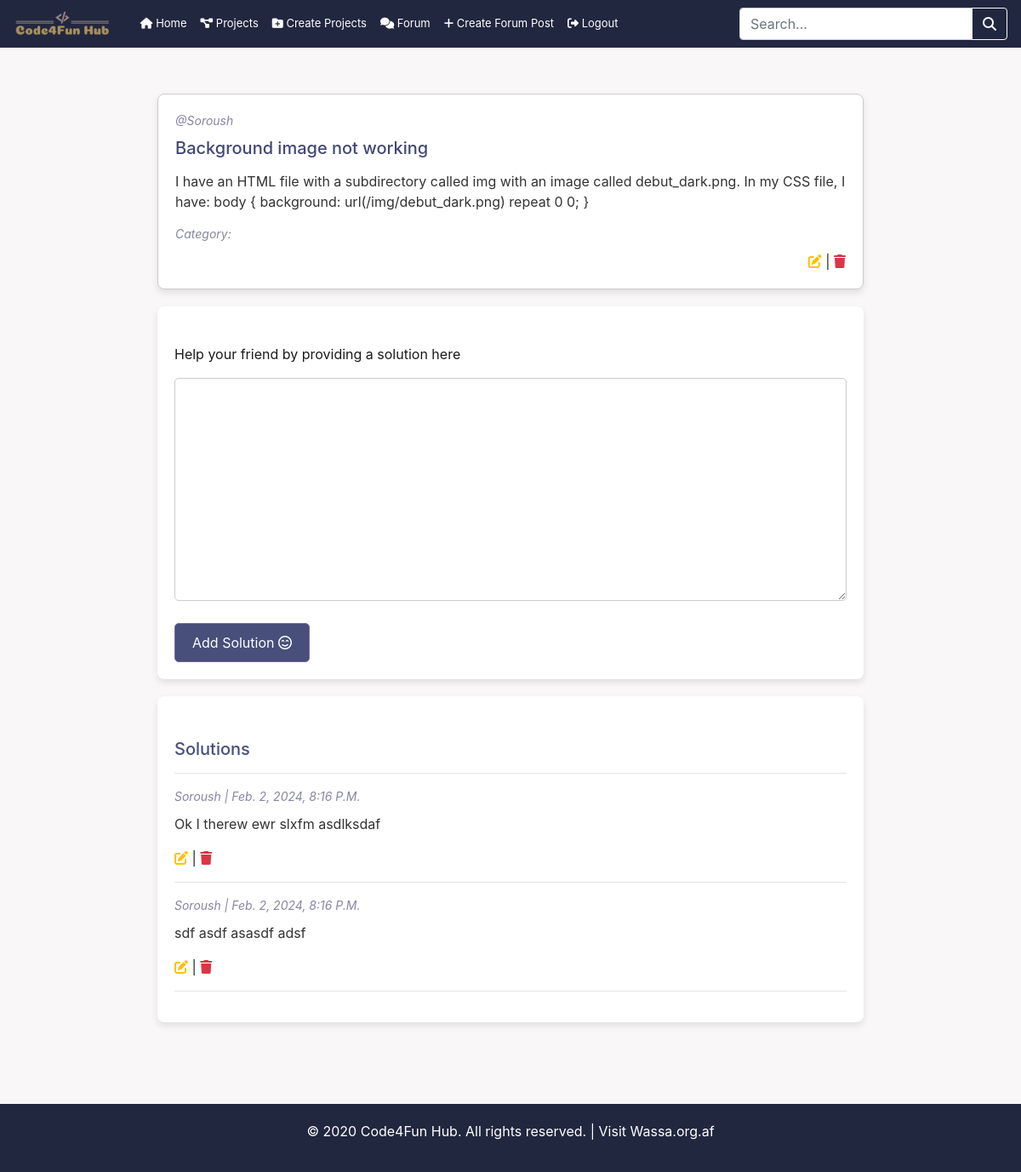
Screenshot of /forum/2/ (signed in) with the database file from the repository.
### hub/models.py (models this page shows, shortened)
class ForumPost(models.Model):
    title = models.CharField(max_length=255)
    content = models.TextField()
    category = models.ForeignKey(ForumCategory, on_delete=models.SET_NULL, null=True, blank=True)
    created_by = models.ForeignKey(User, on_delete=models.CASCADE, related_name='forum_posts_created')
    created_at = models.DateTimeField(auto_now_add=True)
    updated_at = models.DateTimeField(auto_now=True)

class ForumComment(models.Model):
    post = models.ForeignKey(ForumPost, on_delete=models.CASCADE)
    user = models.ForeignKey(User, on_delete=models.CASCADE)
    content = models.TextField()
    created_at = models.DateTimeField(auto_now_add=True)

### hub/views.py (the view)
# urls.py: path('forum/<int:post_id>/', views.forum_post_detail, name='forum_post_detail'),
@login_required
def forum_post_detail(request, post_id):
    post = get_object_or_404(ForumPost, pk=post_id)
    comments = ForumComment.objects.filter(post=post)
    is_owner = False
    if request.user == post.created_by:
        is_owner = True
    if request.method == 'POST':
        comment_form = ForumCommentForm(request.POST)
        if comment_form.is_valid():
            comment = comment_form.save(commit=False)
            comment.user = request.user
            comment.post = post
            comment.save()
            return redirect('forum_post_detail', post_id=post.id)
    else:
        comment_form = ForumCommentForm()
    return render(request, 'forum_post_detail.html', {'post': post, 'comments': comments, 'comment_form': comment_form, 'is_owner': is_owner})

### hub/forms.py
class ForumCommentForm(forms.ModelForm):
    class Meta:
        model = ForumComment
        fields = ['content']

### hub/templates/forum_post_detail.html (shortened to what this page needs)
{% extends 'base.html' %} {% block content %}
<div class="container m-auto w-75">
	<div class="post-container">
		<p class="post-author">{{ post.created_by.username }}</p>
		<h1 class="post-title">{{ post.title }}</h1>
		<p class="post-content">{{ post.content }}</p>
		<p class="post-category">Category: {{ post.category.name }}</p>
		{% if is_owner %}
    <div class='text-right'>
       <a href="{% url 'edit_forum_post' post.id %}" class='text-warning'><i class="fa-solid fa-pen-to-square"></i></a> |
          <a href="{% url 'delete_forum_post' post.id %}" class='text-danger'><i class="fa-solid fa-trash"></i></a>
    </div>
    {% endif %}
	</div>
	<div class="comments-container">
		<form class="comment-form" method="post">
			<div class="">
			</div>
			<div class="">
				<label for="{{ comment_form.content.id_for_label }}" class="form-label"
					>Help your friend by providing a solution here</label
				>
				{{ comment_form.content }}
			</div>
			<button type="submit" class="btn">
				Add Solution <i class="fa-regular fa-face-smile-beam"></i>
			</button>
		</form>
	</div>
	<div class="comments-container mb-5">
		<div class="comments-section">
			<h2 class="comments-heading">Solutions</h2>
			<hr />
			{% for comment in comments %}
			<div class="comment">
            <p class="comment-author">{{ comment.user.username }} | {{ comment.created_at }}</p>
				<p class="comment-content">{{ comment.content }}</p>
				{% if comment.user == request.user %}
                 <a href="{% url 'edit_comment' comment_id=comment.id %}" class='text-warning'><i class="fa-solid fa-pen-to-square"></i></a>
                | <a href="{% url 'delete_comment' comment_id=comment.id %}" class='text-danger'><i class="fa-solid fa-trash"></i></a>
              {% endif %}
				<hr />
			</div>
			{% endfor %}
		</div>
	</div>
</div>
{% endblock %}

### hub/static/css/style.css (style rules this page uses)
body { background-color: #F9F7F7; margin: 0; padding: 0; display: flex; flex-direction: column; min-height: 100vh !important; }
.container { flex: 1; margin-top: 90px !important; }
.post-container, .comments-container { padding: 20px; margin: 20px; background-color: #fff; border-radius: 8px; box-shadow: 0 4px 8px rgba(0, 0, 0, 0.1); }
.post-container { border: 1px solid #ccc; }
.post-title { font-size: 20px; color: #424874; margin-bottom: 15px; }
.post-content { font-size: 16px; color: #333; margin-bottom: 15px; }
.post-category, .post-author, .post-date { font-size: 14px; color: #8785A2; margin-bottom: 10px; text-transform: capitalize; font-style: italic; }
.post-author::before { content: '@'; }
.comments-section { margin-top: 30px; }
.comments-heading { font-size: 20px; color: #474F7A; margin-bottom: 15px; }
.comment { margin-bottom: 15px; }
.comment-author { font-size: 14px; color: #8785A2; margin-bottom: 10px; text-transform: capitalize; font-style: italic; }
.comment-content { font-size: 16px; color: #333; }
.comment-form label { font-size: 16px; color: #1a1a1b; }
.comment-form input, .comment-form textarea { width: 100%; padding: 10px; margin-top: 8px; margin-bottom: 20px; border: 1px solid #ccc; border-radius: 5px; box-sizing: border-box; }
.comment-form button { background-color: #474F7A; border: 1px solid #81689D; border-radius: 5px; color: #fff; padding: 10px 20px; font-size: 16px; cursor: pointer; transition: background-color 0.3s ease; }

### rows the page displays
ForumPost: created_by.username "Soroush", title "Background image not working", content "I have an HTML file with a subdirectory called img with an image called debut_dark.png. In my CSS file, I have: body { background: url(/img/debut_dark.png) repeat 0 0; }"
ForumComment: user.username "Soroush", created_at "Feb. 2, 2024, 8:16 P.m.", content "Ok I therew ewr slxfm asdlksdaf"
ForumComment: user.username "Soroush", created_at "Feb. 2, 2024, 8:16 P.m.", content "sdf asdf asasdf adsf"
